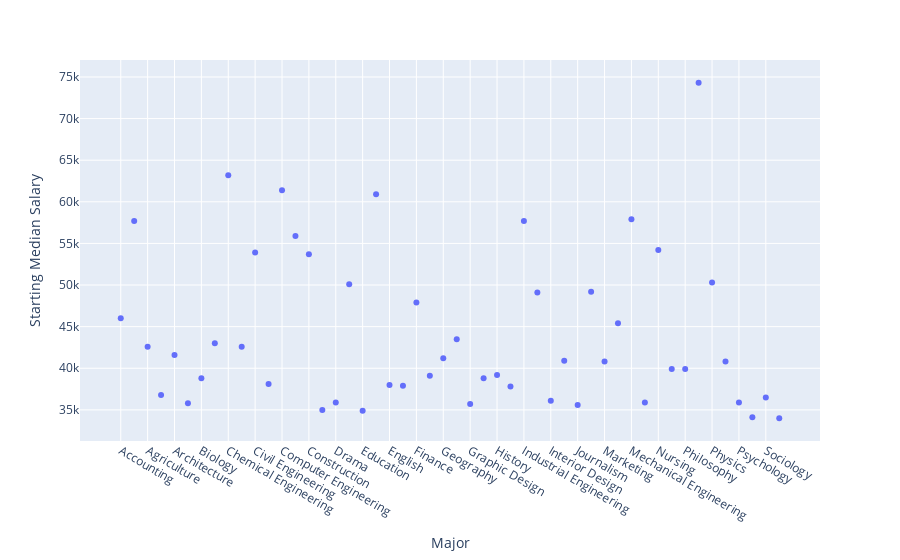
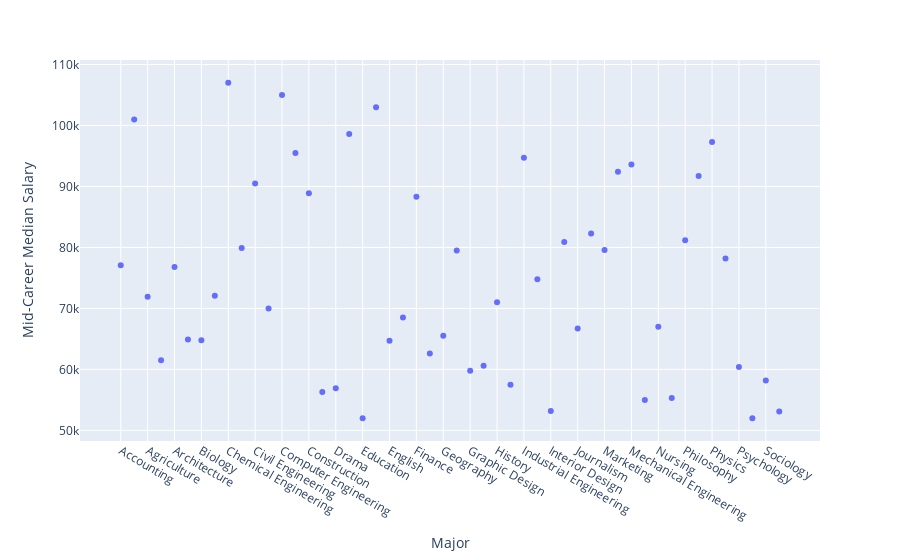
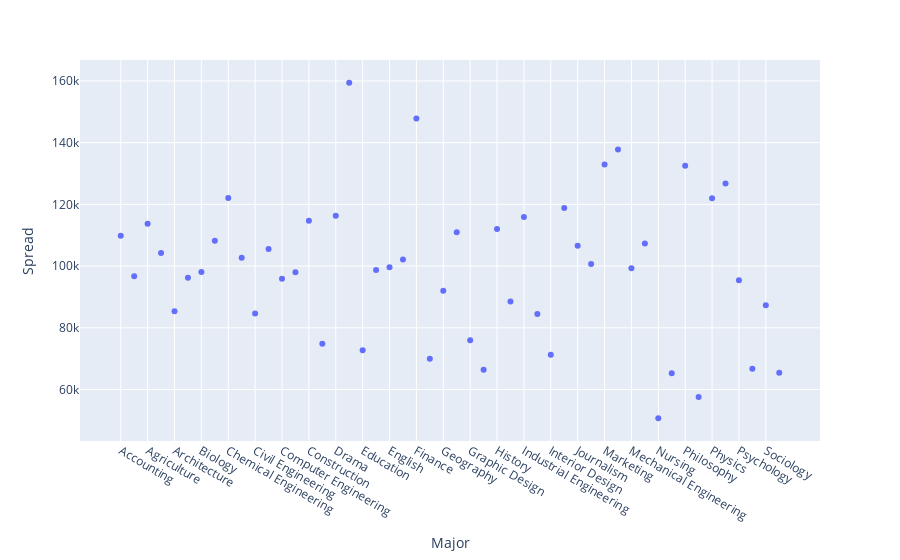

Notebook code for these charts, in order:
### Markdown cell above
# Majors Analysis Visualization

### Code cell
fig = px.scatter(clean_df, x='Undergraduate Major', y='Starting Median Salary')
fig.update_xaxes(title='Major')
fig.show()

fig = px.scatter(clean_df, x='Undergraduate Major', y='Mid-Career Median Salary')
fig.update_xaxes(title='Major')
fig.show()

fig = px.scatter(clean_df, x='Undergraduate Major', y='Spread')
fig.update_xaxes(title='Major')
fig.show()

### Figure 1 — Plotly figure (JSON) as saved in the notebook; plotly's stock layout.template omitted (floating-point values rounded to 4 significant figures)
{"data": [{"hovertemplate": "Undergraduate Major=%{x}<br>Starting Median Salary=%{y}<extra></extra>", "legendgroup": "", "marker": {"color": "#636efa", "symbol": "circle"}, "mode": "markers", "name": "", "orientation": "v", "showlegend": false, "type": "scatter", "x": ["Accounting", "Aerospace Engineering", "Agriculture", "Anthropology", "Architecture", "Art History", "Biology", "Business Management", "Chemical Engineering", "Chemistry", "Civil Engineering", "Communications", "Computer Engineering", "Computer Science", "Construction", "Criminal Justice", "Drama", "Economics", "Education", "Electrical Engineering", "English", "Film", "Finance", "Forestry", "Geography", "Geology", "Graphic Design", "Health Care Administration", "History", "Hospitality & Tourism", "Industrial Engineering", "Information Technology (IT)", "Interior Design", "International Relations", "Journalism", "Management Information Systems (MIS)", "Marketing", "Math", "Mechanical Engineering", "Music", "Nursing", "Nutrition", "Philosophy", "Physician Assistant", "Physics", "Political Science", "Psychology", "Religion", "Sociology", "Spanish"], "xaxis": "x", "y": [46000, 57700, 42600, 36800, 41600, 35800, 38800, 43000, 63200, 42600, 53900, 38100, 61400, 55900, 53700, 35000, 35900, 50100, 34900, 60900, 38000, 37900, 47900, 39100, 41200, 43500, 35700, 38800, 39200, 37800, 57700, 49100, 36100, 40900, 35600, 49200, 40800, 45400, 57900, 35900, 54200, 39900, 39900, 74300, 50300, 40800, 35900, 34100, 36500, 34000], "yaxis": "y"}], "layout": {"legend": {"tracegroupgap": 0}, "margin": {"t": 60}, "xaxis": {"anchor": "y", "domain": [0, 1], "title": {"text": "Major"}}, "yaxis": {"anchor": "x", "domain": [0, 1], "title": {"text": "Starting Median Salary"}}}}

### Figure 2 — Plotly figure (JSON) as saved in the notebook; plotly's stock layout.template omitted (floating-point values rounded to 4 significant figures)
{"data": [{"hovertemplate": "Undergraduate Major=%{x}<br>Mid-Career Median Salary=%{y}<extra></extra>", "legendgroup": "", "marker": {"color": "#636efa", "symbol": "circle"}, "mode": "markers", "name": "", "orientation": "v", "showlegend": false, "type": "scatter", "x": ["Accounting", "Aerospace Engineering", "Agriculture", "Anthropology", "Architecture", "Art History", "Biology", "Business Management", "Chemical Engineering", "Chemistry", "Civil Engineering", "Communications", "Computer Engineering", "Computer Science", "Construction", "Criminal Justice", "Drama", "Economics", "Education", "Electrical Engineering", "English", "Film", "Finance", "Forestry", "Geography", "Geology", "Graphic Design", "Health Care Administration", "History", "Hospitality & Tourism", "Industrial Engineering", "Information Technology (IT)", "Interior Design", "International Relations", "Journalism", "Management Information Systems (MIS)", "Marketing", "Math", "Mechanical Engineering", "Music", "Nursing", "Nutrition", "Philosophy", "Physician Assistant", "Physics", "Political Science", "Psychology", "Religion", "Sociology", "Spanish"], "xaxis": "x", "y": [77100, 101000, 71900, 61500, 76800, 64900, 64800, 72100, 107000, 79900, 90500, 70000, 105000, 95500, 88900, 56300, 56900, 98600, 52000, 103000, 64700, 68500, 88300, 62600, 65500, 79500, 59800, 60600, 71000, 57500, 94700, 74800, 53200, 80900, 66700, 82300, 79600, 92400, 93600, 55000, 67000, 55300, 81200, 91700, 97300, 78200, 60400, 52000, 58200, 53100], "yaxis": "y"}], "layout": {"legend": {"tracegroupgap": 0}, "margin": {"t": 60}, "xaxis": {"anchor": "y", "domain": [0, 1], "title": {"text": "Major"}}, "yaxis": {"anchor": "x", "domain": [0, 1], "title": {"text": "Mid-Career Median Salary"}}}}

### Figure 3 — Plotly figure (JSON) as saved in the notebook; plotly's stock layout.template omitted (floating-point values rounded to 4 significant figures)
{"data": [{"hovertemplate": "Undergraduate Major=%{x}<br>Spread=%{y}<extra></extra>", "legendgroup": "", "marker": {"color": "#636efa", "symbol": "circle"}, "mode": "markers", "name": "", "orientation": "v", "showlegend": false, "type": "scatter", "x": ["Accounting", "Aerospace Engineering", "Agriculture", "Anthropology", "Architecture", "Art History", "Biology", "Business Management", "Chemical Engineering", "Chemistry", "Civil Engineering", "Communications", "Computer Engineering", "Computer Science", "Construction", "Criminal Justice", "Drama", "Economics", "Education", "Electrical Engineering", "English", "Film", "Finance", "Forestry", "Geography", "Geology", "Graphic Design", "Health Care Administration", "History", "Hospitality & Tourism", "Industrial Engineering", "Information Technology (IT)", "Interior Design", "International Relations", "Journalism", "Management Information Systems (MIS)", "Marketing", "Math", "Mechanical Engineering", "Music", "Nursing", "Nutrition", "Philosophy", "Physician Assistant", "Physics", "Political Science", "Psychology", "Religion", "Sociology", "Spanish"], "xaxis": "x", "y": [109800, 96700, 113700, 104200, 85400, 96200, 98100, 108200, 122100, 102700, 84600, 105500, 95900, 98000, 114700, 74800, 116300, 159400, 72700, 98700, 99600, 102100, 147800, 70000, 92000, 111000, 76000, 66400, 112000, 88500, 115900, 84500, 71300, 118800, 106600, 100700, 132900, 137800, 99300, 107300, 50700, 65300, 132500, 57600, 122000, 126800, 95400, 66700, 87300, 65400], "yaxis": "y"}], "layout": {"legend": {"tracegroupgap": 0}, "margin": {"t": 60}, "xaxis": {"anchor": "y", "domain": [0, 1], "title": {"text": "Major"}}, "yaxis": {"anchor": "x", "domain": [0, 1], "title": {"text": "Spread"}}}}
